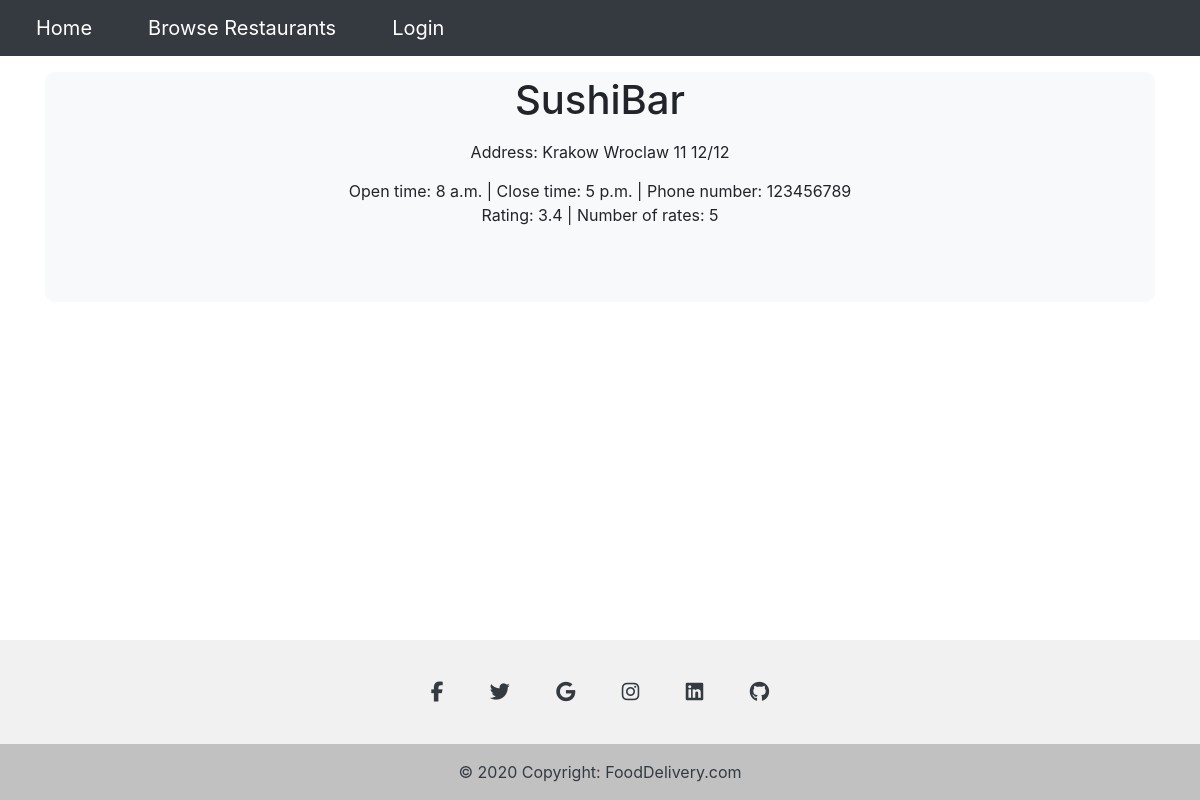
Before: /orderManagement/browseRestaurants/ with the older database file.
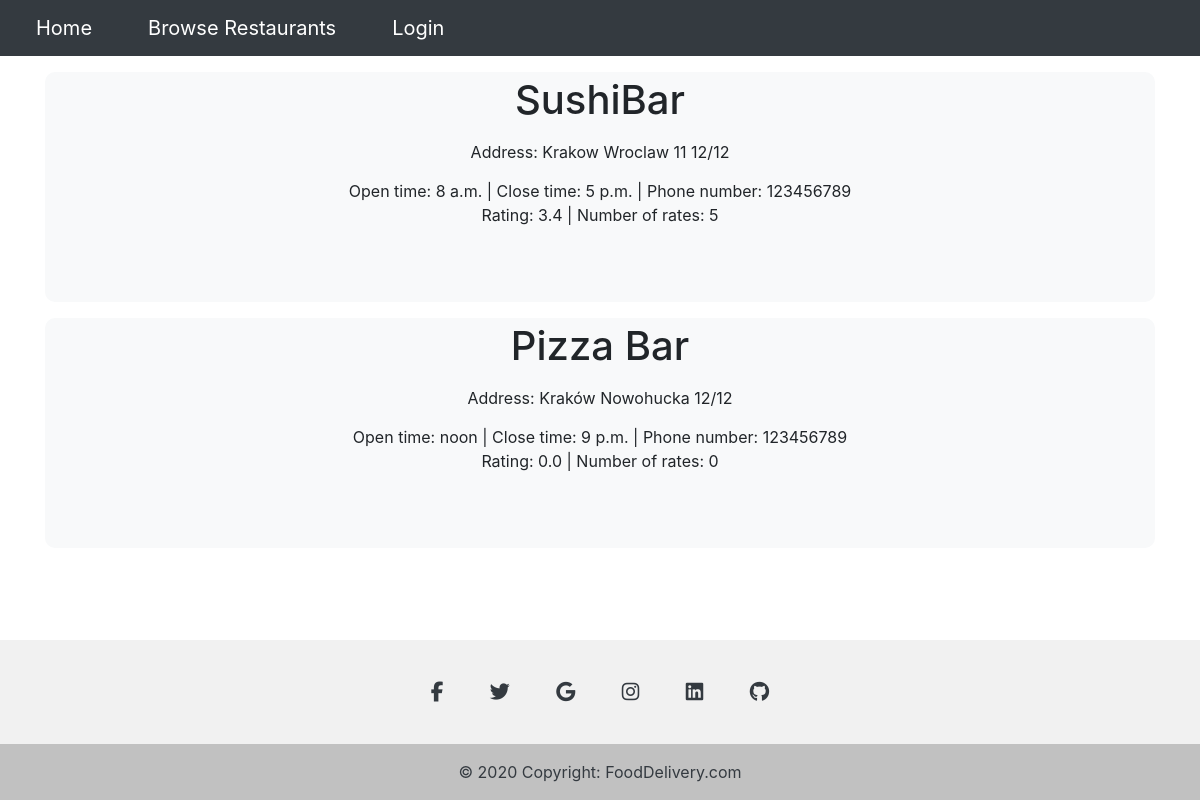
After: the same page with the newer database file.
### Users/models.py (models this page shows)
class Restaurants(models.Model):
    user = models.ForeignKey(User, on_delete=models.CASCADE)
    restaurant_name = models.CharField(max_length=50)
    address = models.ForeignKey(Address, on_delete=models.CASCADE)
    phone_number = models.CharField(max_length=9)
    NIP = models.CharField(max_length=12)
    open_time = models.TimeField()
    close_time = models.TimeField()
    latitude = models.CharField(max_length= 100,default = "0.0")
    longitude = models.CharField(max_length = 100, default = "0.0")
    rate_count = models.IntegerField(default = 0)
    rate_sum = models.IntegerField(default = 0)
    rating = models.FloatField(default = 0)

class Address(models.Model):
    city = models.CharField(max_length=50)
    street = models.CharField(max_length=100)
    building_number = models.IntegerField()
    flat_number = models.IntegerField(blank=True)

### OrderManagement/views.py (the view)
# urls.py: path('browseRestaurants/',OrderManagement_views.browse_restaurants,name = 'browseRestaurants'),
def browse_restaurants(request):
    restaurants = Restaurants.objects.all()
    args = {'restaurants':restaurants}
    return render(request,'OrderManagement/browseRestaurants.html',args)

### OrderManagement/templates/OrderManagement/browseRestaurants.html (shortened to what this page needs)
{% extends "Home/base.html" %}
{% block content %}
<div class="container mx-auto text-center mt-3">
{% for restaurant in restaurants %}
<div class="container mt-3 bg-light text-center" style="height: 230px; border-radius: 10px;">
    <div class="p-1" style="margin-top: 12px; font-size: 24px;">
        <span class="h1">{{restaurant.restaurant_name}}
    </div>
    <div class="" style="margin-top: 12px;">
        Address: {{restaurant.address.city}} {{restaurant.address.street}} {{restaurant.address.building_number}}/{{restaurant.address.building_number}}
    </div>
    <div class="" style="margin-top: 15px;">
        Open time: {{restaurant.open_time}}  |  Close time: {{restaurant.close_time}}  |  Phone number: {{restaurant.phone_number}}
    </div>
    <p>Rating: {{restaurant.rating}} | Number of rates: {{restaurant.rate_count}}</p>
</div>
{% endfor %}
</div>
<div style="height: 200px;"></div>
{% endblock content %}

Changed rows visible on the page:
added Restaurants: restaurant_name "Pizza Bar", address.city "Kraków", address.street "Nowohucka", address.building_number "12", open_time "noon", close_time "9 p.m.", phone_number "123456789", rating "0.0", rate_count "0"
